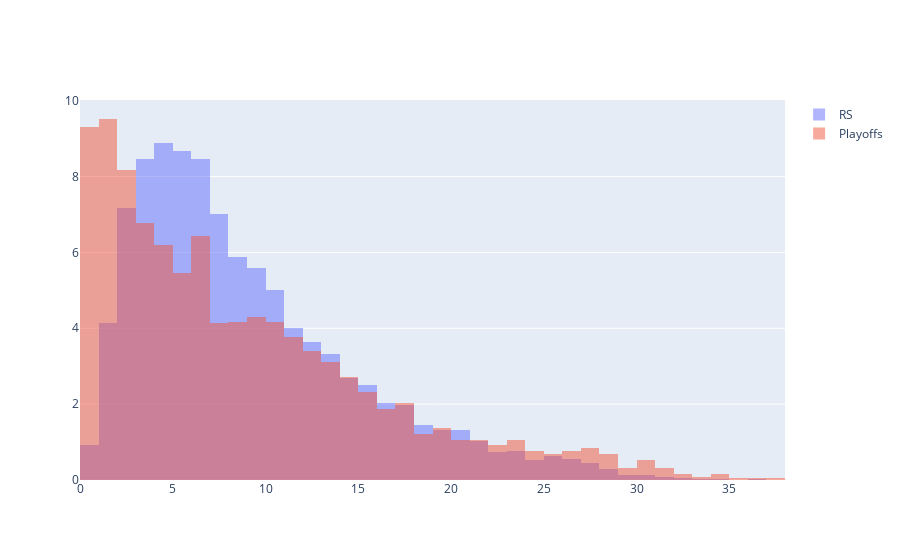

This figure's notebook cell:
### Code cell
# Points per game
def hist_data(df=rs_df, min_MIN=0, min_GP=0):
    return df.loc[(df['MIN'] >= min_MIN) & (df['GP'] >= min_GP), 'PTS'] /\
    df.loc[(df['MIN'] >= min_MIN) & (df['GP'] >= min_GP), 'GP']


fig = go.Figure()
fig.add_trace(go.Histogram(x=hist_data(rs_df, 50, 5), histnorm='percent', name='RS',
                           xbins={'start': 0, 'end': 38, 'size': 1}))
fig.add_trace(go.Histogram(x=hist_data(playoffs_df, 5, 1), histnorm='percent', name='Playoffs',
                           xbins={'start': 0, 'end': 38, 'size': 1}))

fig.update_layout(barmode='overlay')
fig.update_traces(opacity=0.5)
fig.show()

### Figure 1 — Plotly figure (JSON) as saved in the notebook; plotly's stock layout.template omitted (floating-point values rounded to 4 significant figures; data arrays with more than 128 entries replaced by an {"elided": "..."} marker saying what was removed)
{"data": [{"histnorm": "percent", "name": "RS", "opacity": 0.5, "type": "histogram", "x": {"elided": "5722 float values"}, "xbins": {"end": 38, "size": 1, "start": 0}}, {"histnorm": "percent", "name": "Playoffs", "opacity": 0.5, "type": "histogram", "x": {"elided": "2469 float values"}, "xbins": {"end": 38, "size": 1, "start": 0}}], "layout": {"barmode": "overlay"}}
